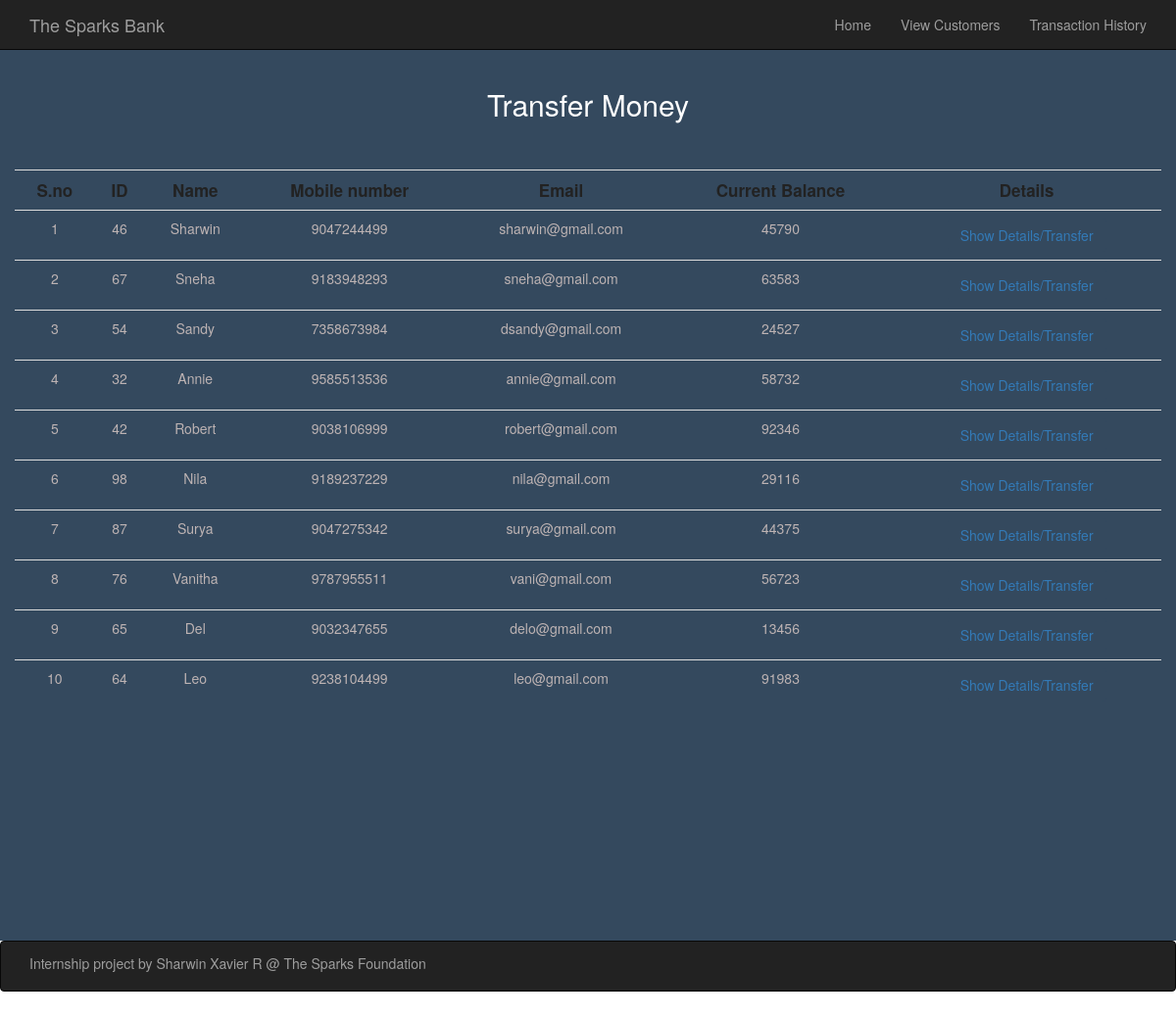
Page /viewcustomers.php on the committed database.
### tables this page shows
CREATE TABLE `user_details` (
  `id` int(10) NOT NULL,
  `name` varchar(50) NOT NULL,
  `mob_no` varchar(15) DEFAULT NULL,
  `email` varchar(40) DEFAULT NULL,
  `current_balance` varchar(40) DEFAULT NULL
);

### viewcustomers.php (the view, shortened to what this page needs)
<!DOCTYPE html>
<html lang="en">
<head>
	<link href="css/bootstrap.min.css" rel="stylesheet">
    <link rel="stylesheet" href="https://stackpath.bootstrapcdn.com/font-awesome/4.7.0/css/font-awesome.min.css">
</head>
<body>
<?php
  include 'connection.php';
  $query = "SELECT * from user_details";
  $result = mysqli_query($con,$query);
  ?>
<?php
include 'navbar.php';
?>
<div class="container photo-cover">
<h2 class="text-center pt-4" style="padding-top:70px; color: white;">Transfer Money</h2>
<div class="table-responsive" style="padding-top:40px;">
			<table class="table ">
				<tr>
                    <th class="text-center" style="color:#222222; font-size: 17px;">S.no</th>
					<th class="text-center" style="color:#222222; font-size: 17px;">ID</th>
					<th class="text-center" style="color:#222222; font-size: 17px;">Name</th>
                    <th class="text-center" style="color:#222222; font-size: 17px;">Mobile number</th>
                    <th class="text-center" style="color:#222222; font-size: 17px;">Email</th>
                    <th class="text-center" style="color:#222222; font-size: 17px;">Current Balance</th>
                    <th class="text-center" style="color:#222222; font-size: 17px;">Details</th>
				</tr>
            <?php
                $no = 1;
                while($row=mysqli_fetch_assoc($result)){
                    echo '
						<tr>
                            <td class="text-center" style="color:#bdb3b3;">'.$no.'</td>
							<td class="text-center" style="color:#bdb3b3;">'.$row['id'].'</td>
                            <td class="text-center" style="color:#bdb3b3;">'.$row['name'].'</td>
                            <td class="text-center" style="color:#bdb3b3;">'.$row['mob_no'].'</td>
							<td class="text-center" style="color:#bdb3b3;">'.$row['email'].'</td>
                            <td class="text-center" style="color:#bdb3b3;">'.$row['current_balance'].'</td>
                            <td class="text-center" style="color:#bdb3b3;"><a href="userdetails.php?id= '.$row['id'].' "> <button type="button" class="btn" style="background-color:#34495e;">Show Details/Transfer</button></a></td>
                          </tr>' ;
                          $no++;
                }
?>
                </table>
</div>
</div>
<nav  class="navbar navbar-inverse  ">
  <div class="container">
    <div class="navbar-header">
      <div class="navbar-brand center" ><h5 style="margin-top:0px; ">Internship project by Sharwin Xavier R @ The Sparks Foundation</h5></div>
    </div>
  </div>
</nav>
</body>
</html>

### navbar.php (shortened to what this page needs)
<nav  class="navbar navbar-inverse navbar-fixed-top ">
  <div class="container">
    <div class="navbar-header">
      <a class="navbar-brand" href="index.php" >The Sparks Bank</a>
    </div>
    <div class="collapse navbar-collapse" id="navbar">
      <ul class="nav navbar-nav navbar-right">
        <li><a href="index.php">Home</a></li>
        <li><a href="viewcustomers.php">View Customers</a></li>
        <li><a href="history.php">Transaction History</a></li>
      </ul>
    </div>
  </div>
</nav>

### viewcustomers.php (style rules this page uses)
.photo-cover { background: #34495e no-repeat center center / cover fixed; height: 100%; position: relative; width:100% }
html, body, main { height: 120%; }

### navbar.php (style rules this page uses)
.navbar { background: -webkit-linear-gradient(to left, #2C5364, #203A43, #0F2027); }
.navbar-inverse { transition: all 0.2s ease-in; }

### rows in the picture
user_details: id "46", name "Sharwin", mob_no "9047244499", email "sharwin@gmail.com", current_balance "45790"
user_details: id "67", name "Sneha", mob_no "9183948293", email "sneha@gmail.com", current_balance "63583"
user_details: id "54", name "Sandy", mob_no "7358673984", email "dsandy@gmail.com", current_balance "24527"
user_details: id "32", name "Annie", mob_no "9585513536", email "annie@gmail.com", current_balance "58732"
user_details: id "42", name "Robert", mob_no "9038106999", email "robert@gmail.com", current_balance "92346"
user_details: id "98", name "Nila", mob_no "9189237229", email "nila@gmail.com", current_balance "29116"
user_details: id "87", name "Surya", mob_no "9047275342", email "surya@gmail.com", current_balance "44375"
user_details: id "76", name "Vanitha", mob_no "9787955511", email "vani@gmail.com", current_balance "56723"
user_details: id "65", name "Del", mob_no "9032347655", email "delo@gmail.com", current_balance "13456"
user_details: id "64", name "Leo", mob_no "9238104499", email "leo@gmail.com", current_balance "91983"
